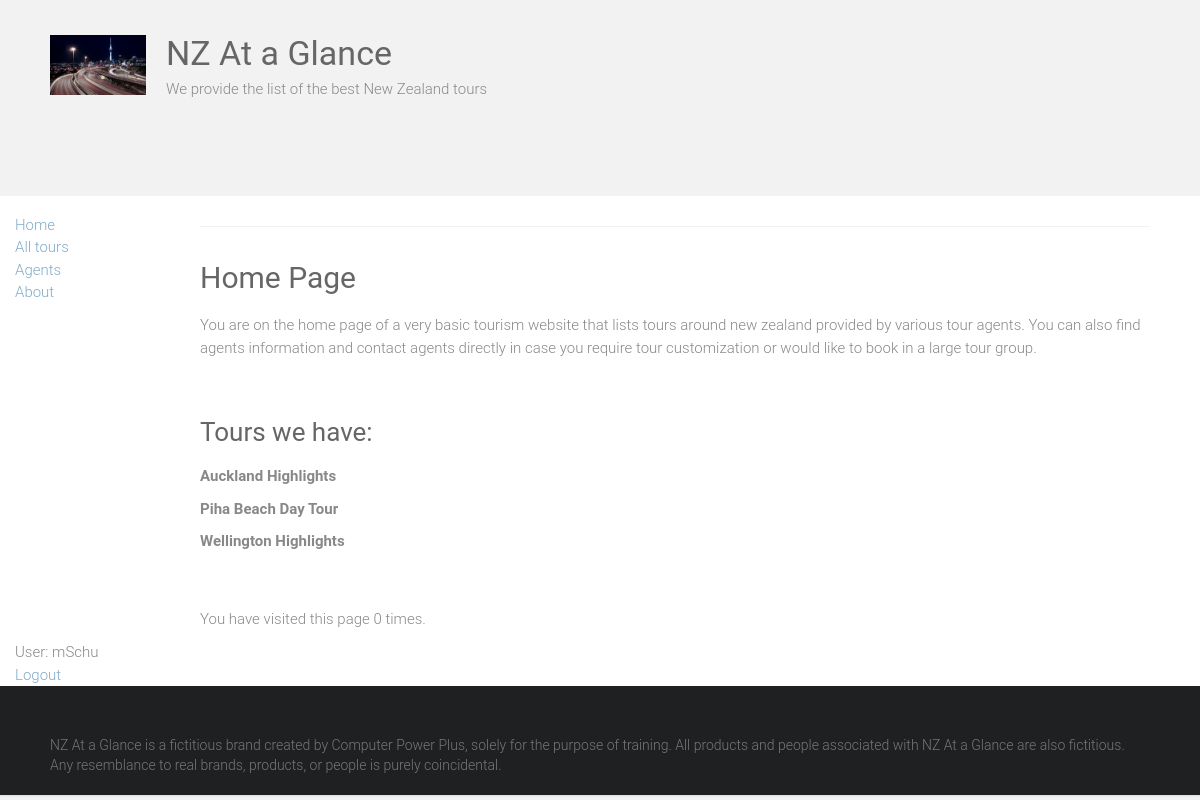
The app's page /home/ (signed in) with its own data.
### home/models.py (models this page shows, shortened)
class Tour(models.Model):
    tour_name = models.CharField(max_length=150)
    duration = models.ForeignKey('Duration', on_delete=models.SET_NULL, null=True)
    description = models.TextField()
    available = models.BooleanField()
    agent = models.ForeignKey('Agent', on_delete=models.SET_NULL, null=True)
    class Meta:
        permissions = (("can_change_availability", "Set tour as available"),)

### home/views.py (the view)
# urls.py: path('', views.home, name='home'),
def home(request):
    num_visits=request.session.get('num_visits', 0)
    request.session['num_visits'] = num_visits+1
    tours = Tour.objects.all()[:3]
    return render(request, 'home.html', context={ 'num_visits': num_visits, 'tours':tours})

### home/templatetags/custom_tag.py (called while the page is built)
@register.inclusion_tag('agent_check.html')
def is_agent(user_name):
    agents = Agent.objects.all()
    agents_names = []
    valid_agent = False
    for agent in agents:
        agents_names.append(agent.agent_username)
    if user_name in agents_names:
        valid_agent = True
    return {'valid_agent': valid_agent}

### home/templates/home.html
{% extends "base.html" %}
{% block content %}
<h1>Home Page</h1>
<p>You are on the home page of a very basic tourism website that lists tours around new zealand provided by various tour agents. You can also find agents information and contact agents directly in case you require tour customization or would like to book in a large tour group.</p>
<div>
  <br><br>
  {% if user.is_authenticated %}
  <h3>Tours we have:</h3>
  {% for tour in tours %}
    <div class="tourname">
      <a href="{% url 'tour_detail' tour.id %}">
        <p><strong>{{ tour.tour_name|capfirst }} </strong></p>
      </a>
   </div>
  {% endfor %}
  {% endif %}
  <br><br>
  <p>You have visited this page {{ num_visits }}{% if num_visits == 1 %} time{% else %} times{% endif %}.</p>
</div>
{% endblock %}

### home/templates/base.html (shortened to what this page needs)
{% load static %}
<html lang="en-US">
    <head>
        <link rel="stylesheet" href="https://maxcdn.bootstrapcdn.com/bootstrap/3.3.7/css/bootstrap.min.css">
        {% load static %}
        <link rel="stylesheet" id="ample-style-css" href="{% static 'style.css' %}" type="text/css" media="all">
        <header>
            <div class="header">
                <div class="main-head-wrap inner-wrap clearfix">
                    <div id="header-logo-image">
                      <img src="{% static 'images/logo.png' %}" alt="NZ At a Glance">
                    </div>
                    <div id="header-text" class="">
                        <h1 id="site-title">
                            <a href="/" title="NZ At a Glance" rel="home">NZ At a Glance</a>
                        </h1>
                        <p>We provide the list of the best New Zealand tours</p>
                    </div>
                </div>
            </div>
        </header>
    </head>
    <body class="wide">
      <div class="container-fluid">
        <div class="row">
            <div class="col-sm-2">
                {% block sidebar %}
                <ul class="sidebar-nav">
                  <br><br><br>
                  <li><a href="{% url 'home' %}">Home</a></li>
                  <li><a href="{% url 'tours' %}">All tours</a></li>
                  <li><a href="{% url 'agents' %}">Agents</a></li>
                  <li><a href="{% url 'about' %}">About</a></li>
                  {% if user.is_authenticated %}
                    {% load custom_tag %}
                  <br><br><br>
                  <br><br><br>
                  <br><br><br>
                  <br><br><br>
                  <br><br><br>
                  <li>User: {{ user.get_username }}</li>
                  <li><a href="{% url 'logout' %}?next={{request.path}}">Logout</a></li>
                  {% else %}
                  <li><a href="{% url 'login'%}?next={{request.path}}">Login</a></li>
                  {% endif %}
                </ul>
                {% endblock %}
            </div>
        <div id="page" class="hfeed site">
            <div class="main-wrapper">
                <div class="single-page clearfix">
                    <div class="inner-wrap">
                        <hr>
                        <div>
                          {% block content %}
                          {% endblock %}
                        </div>
                    </div>
                </div>
            </div>
            <footer id="colophon">
                <div class="inner-wrap">
                    NZ At a Glance is a fictitious brand created by Computer Power Plus, solely for the purpose of training. All products and people associated with NZ At a Glance are also fictitious. Any resemblance to real brands, products, or people is purely coincidental.
                </div>
            </footer>
        </div>
      </div>
    </div>
    </body>
</html>

### static/style.css (style rules this page uses)
html, body, div, span, applet, object, iframe, h1, h2, h3, h4, h5, h6, p, blockquote, pre, a, abbr, acronym, address, big, cite, code, del, dfn, em, font, ins, kbd, q, s, samp, small, strike, strong, sub, sup, tt, var, dl, dt, dd, ol, ul, li, fieldset, form, label, legend, table, caption, tbody, tfoot, thead, tr, th, td { border: 0; font: inherit; font-size: 100%; font-style: inherit; font-weight: inherit; margin: 0; outline: 0; padding: 0; vertical-align: baseline; }
html { overflow-y: scroll; -webkit-text-size-adjust: 100%; -ms-text-size-adjust: 100%; }
article, aside, details, figcaption, figure, footer, header, main, nav, section { display: block; }
h1, h2, h3, h4, h5, h6 { color: #666666; line-height: 1.4; padding-bottom: 15px; font-weight: normal; }
h1 { font-size: 30px; }
h3 { font-size: 26px; }
body, button, input, select, textarea { color: #888888; font-size: 15px; line-height: 1.5; font-family: 'Roboto', sans-serif; font-weight: 300; }
p { color: #888888; font-size: 15px; line-height: 1.5; margin-bottom: 15px; font-weight: 300; }
ul, ol { list-style: none; }
body { background: #f2f2f2; }
strong { font-weight: bold; }
hr { border-color: #f2f2f2; border-style: solid none none; border-width: 1px 0 0; height: 0; margin: 30px 0; }
a { color: #80abc8; text-decoration: none; -webkit-transition: 0.25s ease-in-out; -moz-transition: 0.25s ease-in-out; transition: 0.25s ease-in-out; -ms-transition: 0.25s ease-in-out; -o-transition: 0.25s ease-in-out; }
img { max-width: 100%; height: auto; vertical-align: top; margin-bottom: 18px; }
.clearfix:after { visibility: hidden; display: block; font-size: 0; content: " "; clear: both; height: 0; }
.clearfix { display: inline-block; }
.clearfix { display: block; }
body { padding-top: 30px; padding-bottom: 30px; }
body.wide { padding-top: 0; padding-bottom: 0; }
#page { background-color: #ffffff; margin: 0 auto; max-width: 1180px; box-shadow: 0 1px 2px 0 rgba(0, 0, 0, 0.1); }
.wide #page { max-width: 100%; }
.inner-wrap { max-width: 1100px; margin: 0 auto; }
.main-head-wrap { padding: 30px 0; }
.header { border-bottom: 1px solid #f2f2f2; }
#header-logo-image { float: left; padding: 5px 20px 5px 0; max-width: 100%; }
#header-logo-image img { margin-bottom: 0px; max-height: 60px; height: auto; width: auto; }
#header-text { float: left; padding-right: 20px; }
#site-title { padding-bottom: 0; }
#site-title a { color: #666666; font-size: 34px; }
.single-page { margin-top: 50px; }
.single-page p { margin-bottom: 10px; }
#colophon { font-size: 14px; clear: both; color: #777; background-color: #1f2021; overflow: hidden; padding: 50px 0 20px; }
#colophon, #colophon p { font-size: 14px; line-height: 1.4; }

### records on screen
Tour: tour_name "Auckland Highlights"
Tour: tour_name "Piha Beach Day Tour"
Tour: tour_name "Wellington Highlights"

### other values on screen
{{ user.get_username }} "mSchu"
{{ num_visits }} "0"
